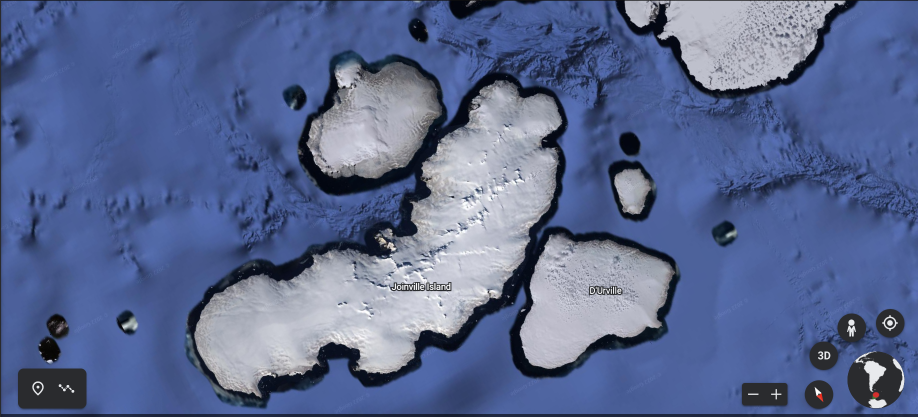
#> input picture input.png, 1835 x 833 px (shown at 1/2 size)
$ python -i project.py   (imports and definitions only)
#> lines starting #> are read from the running program, lines starting #| are printed output that depends on the picture; after the words box and inside, x2 and y2 are one past the last pixel; in counts of white or black regions, pixels touching at a corner belong together
import pygame
import cv2
from queue import PriorityQueue
import numpy as np


RED = (255, 0, 0)
GREEN = (0, 255, 0)
BLUE = (0, 255, 0)
YELLOW = (255, 255, 0)
OCEAN_BLUE = (43, 101, 236)
ICE = (64, 224, 208)
PURPLE = (128, 0, 128)
ORANGE = (255, 165 ,0)
GREY = (128, 128, 128)
BOAT_ORANGE = (255, 165 , 0)   #TURQUOISE = (64, 224, 208)

class NODE:
    # [9 lines left out: function __init__, not called in this run]

    def get_pos(self):
        return self.row, self.col

    def is_closed(self):
        return self.color == RED

    def is_open(self):
        return self.color == GREEN

    def is_barrier(self):
        return self.color == ICE

    def is_start(self):
        return self.color == ORANGE

    def is_end(self):
        return self.color == BOAT_ORANGE

    def reset(self):
        self.color = OCEAN_BLUE

    def make_start(self):
        self.color = ORANGE

    def make_closed(self):
        self.color = RED

    def make_open(self):
        self.color = GREEN

    def make_barrier(self):
        self.color = ICE

    def make_end(self):
        self.color = BOAT_ORANGE

    def make_path(self):
        self.color = PURPLE

    def draw(self, win):     #drawing the nodes as they'll appear in the window
        pygame.draw.rect(win, self.color, (self.x, self.y, self.width, self.width)) #the square coords and size in the screen

    # [13 lines left out: function update_neighbors, not called in this run]

    def __lt__(self, other):
        return False


# [74 lines left out: functions h, reconstruct_path, algorithm, make_grid, not called in this run]

def segment_image(input):
#> called with input = 'input.png'
    img = cv2.imread(input)
#> img is the input picture: shape (833, 1835, 3); mean B, G, R 144.4, 103.6, 89.2
    img = cv2.cvtColor(img, cv2.COLOR_BGR2RGB)
    hsv_img = cv2.cvtColor(img, cv2.COLOR_RGB2HSV)
#> hsv_img: shape (833, 1835, 3); mean H, S, V 112.6, 105.5, 144.4
    min_range = (100,5,68)
    max_range = (194,68,231)

    mask = cv2.inRange(hsv_img, min_range, max_range)
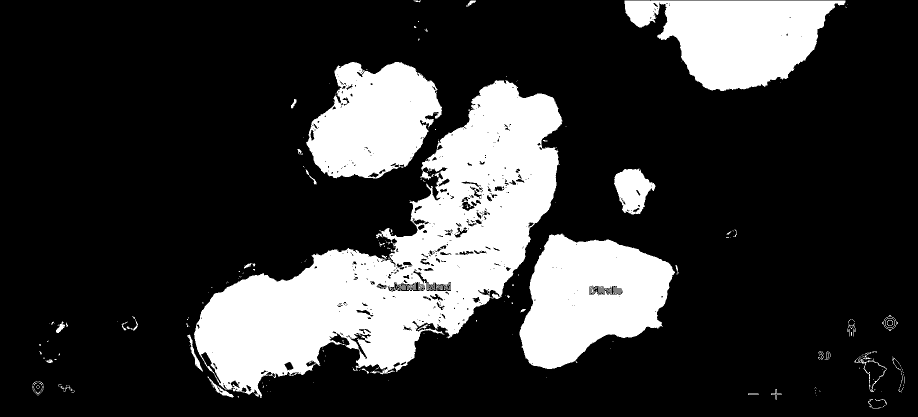
#> mask: shape (833, 1835) (shown at 1/2 size); 21.9% white; 257 white regions (202 under 20 px), largest, box (x1, y1, x2, y2) and area: (388, 160, 1125, 796) 177756, (1039, 467, 1350, 738) 55040, (1249, 1, 1691, 182) 49389

    result = cv2.bitwise_and(img, img, mask=mask)
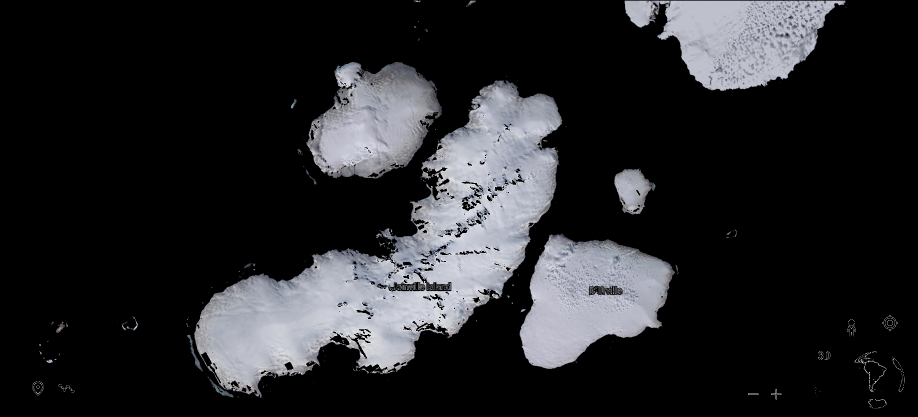
#> result: shape (833, 1835, 3) (shown at 1/2 size); mean R, G, B 37.2, 37.7, 40.2
    sub_result = cv2.resize(result, (50,50), interpolation = cv2.INTER_AREA)
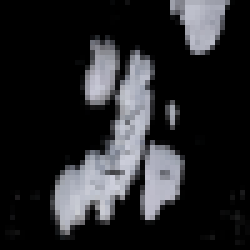
#> sub_result: shape (50, 50, 3) (shown 5 times larger); mean R, G, B 37.2, 37.7, 40.2
    sub_result_grey = cv2.cvtColor(sub_result, cv2.COLOR_BGR2GRAY)
    th, sub_result_grey_otsu = cv2.threshold(sub_result_grey, 128, 192, cv2.THRESH_OTSU)
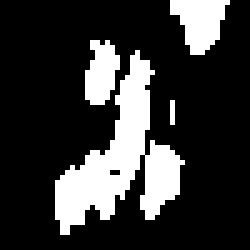
#> sub_result_grey_otsu: shape (50, 50) (shown 5 times larger); values 0 (black) and 192 (white), 21.3% white; 4 white regions (1 under 20 px), largest, box (x1, y1, x2, y2) and area: (11, 10, 37, 47) 376, (34, 0, 46, 11) 85, (17, 8, 24, 21) 66
#> th = 85
    return sub_result_grey_otsu


# [140 lines left out: functions fill_grid_from_map, draw_grid, draw, get_clicked_pos, main, not called in this run]
WIDTH = 800										#window size

>>> result = segment_image('input.png')
